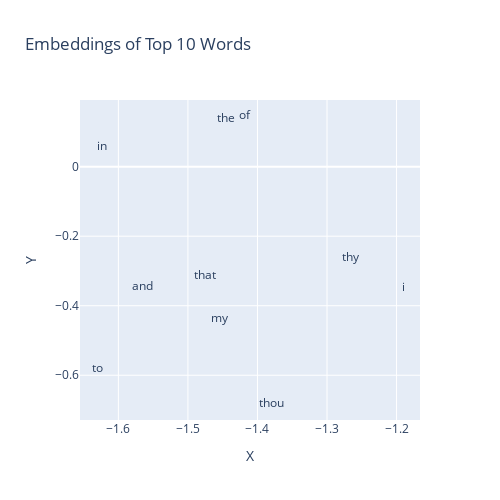

Notebook code cell kept with this figure:
### Code cell
px.scatter(coords, 'X', 'Y', text='label', title = "Embeddings of Top 10 Words",
           height=500, width=500).update_traces(mode='text')

### Figure 1 — Plotly figure (JSON) as saved in the notebook; plotly's stock layout.template omitted (floating-point values rounded to 4 significant figures)
{"data": [{"hovertemplate": "X=%{x}<br>Y=%{y}<br>label=%{text}<extra></extra>", "legendgroup": "", "marker": {"color": "#636efa", "symbol": "circle"}, "mode": "text", "name": "", "orientation": "v", "showlegend": false, "text": ["and", "the", "to", "of", "my", "i", "in", "that", "thy", "thou"], "type": "scatter", "x": [-1.566, -1.445, -1.631, -1.418, -1.455, -1.191, -1.624, -1.475, -1.266, -1.38], "xaxis": "x", "y": [-0.345, 0.1374, -0.5808, 0.1458, -0.4384, -0.3495, 0.05643, -0.3137, -0.2612, -0.6827], "yaxis": "y"}], "layout": {"height": 500, "legend": {"tracegroupgap": 0}, "title": {"text": "Embeddings of Top 10 Words"}, "width": 500, "xaxis": {"anchor": "y", "autorange": true, "domain": [0, 1], "range": [-1.655, -1.166], "title": {"text": "X"}, "type": "linear"}, "yaxis": {"anchor": "x", "autorange": true, "domain": [0, 1], "range": [-0.7287, 0.1918], "title": {"text": "Y"}, "type": "linear"}}}
